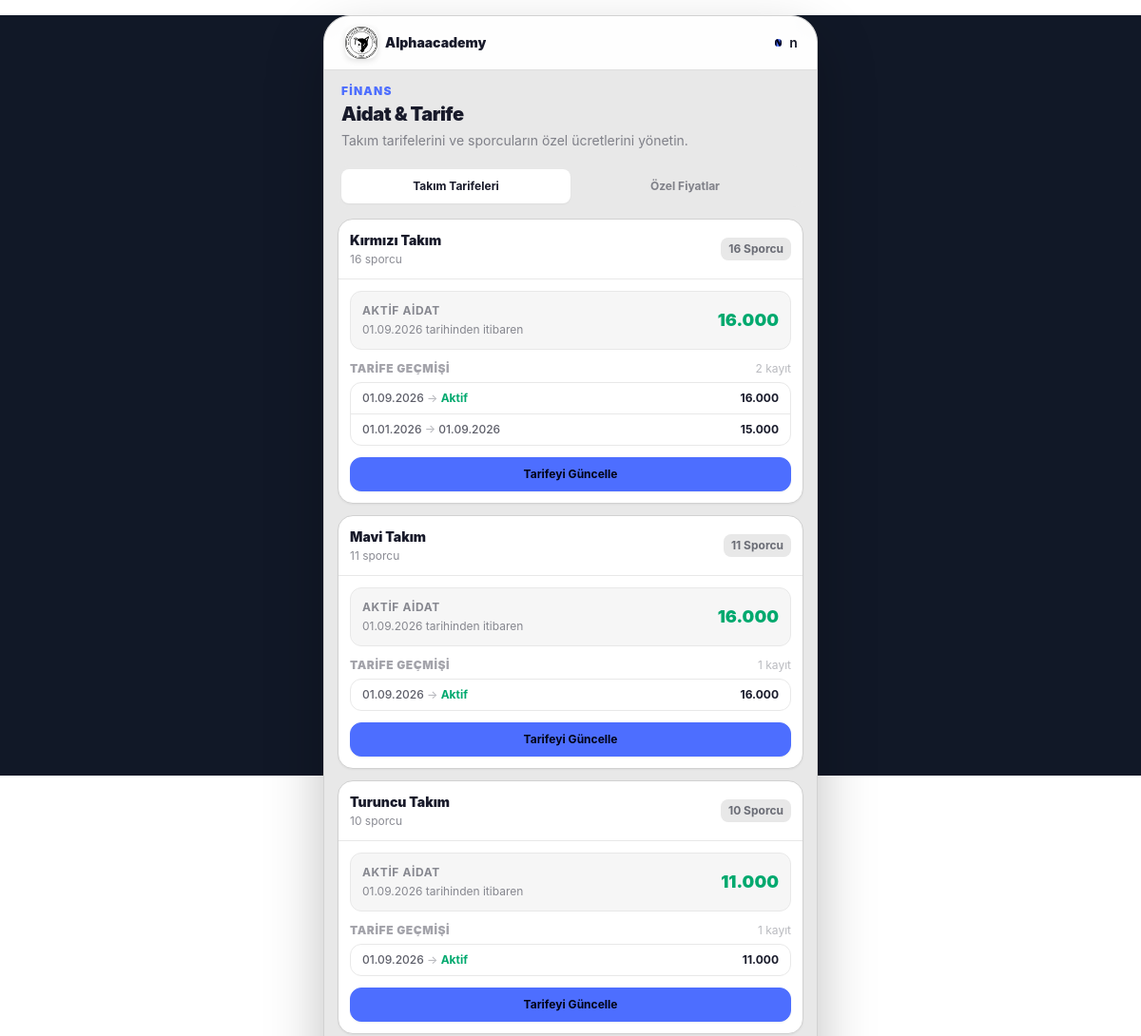
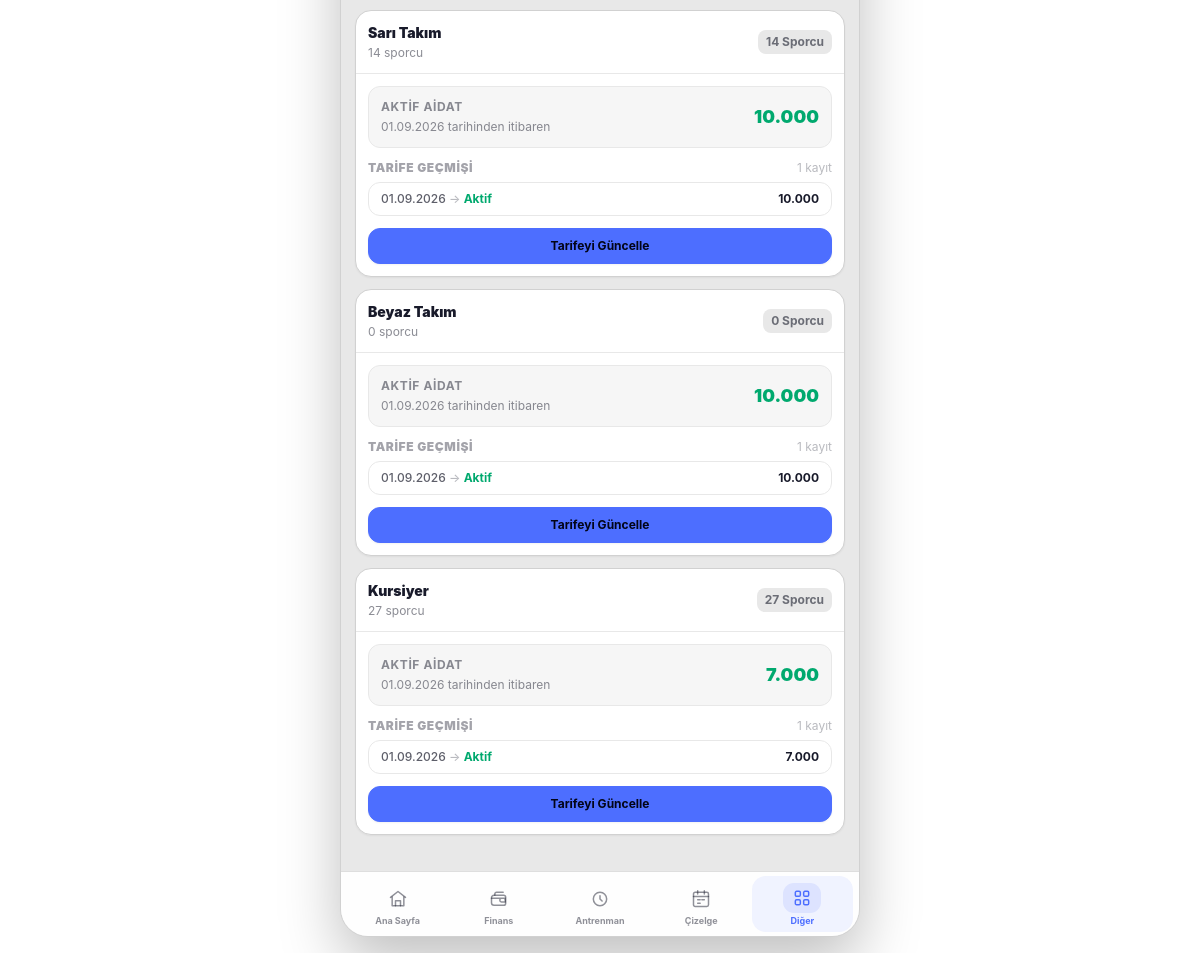
The app's page /finance/fee-management/ (signed in), older data (2 pictures, top to bottom).
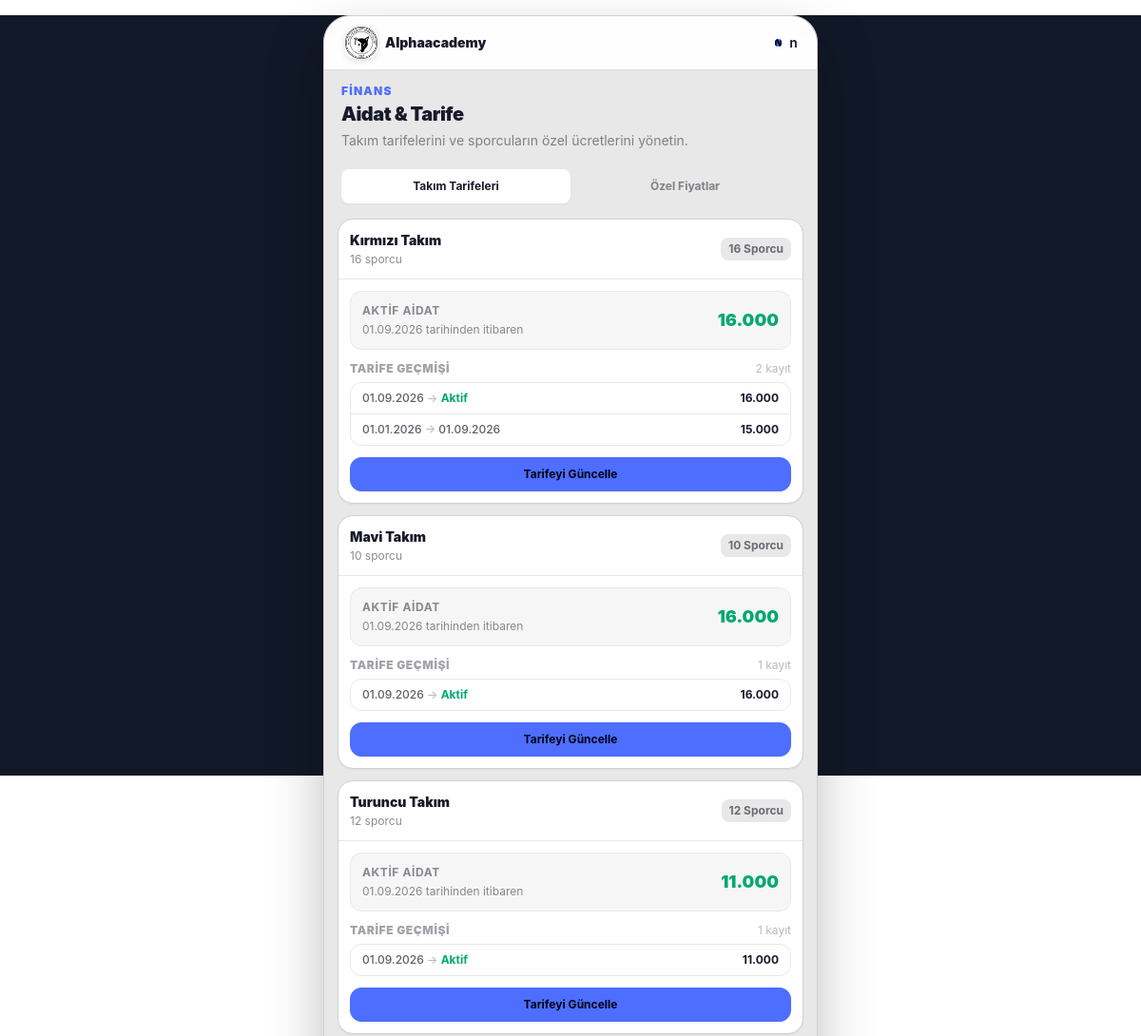
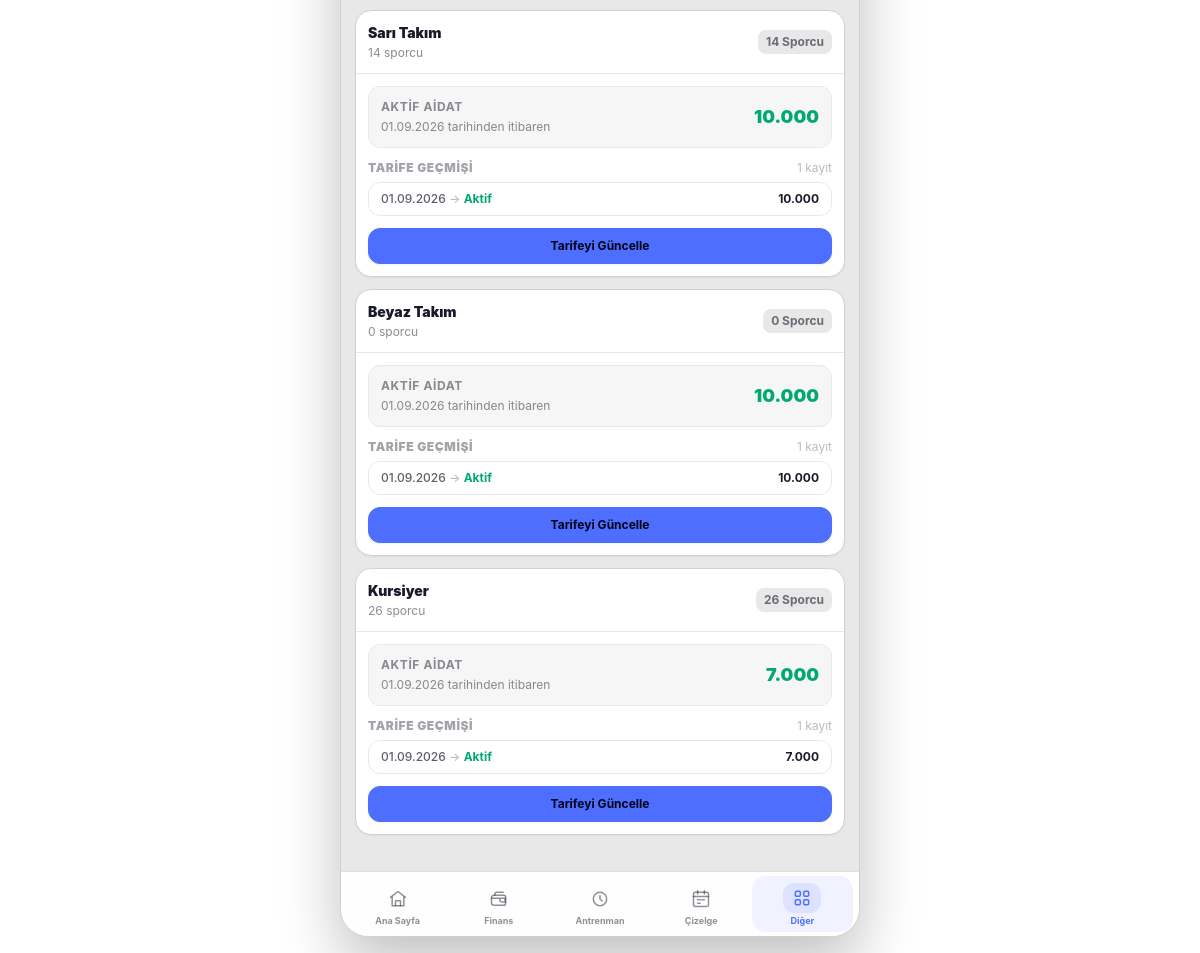
The same page, newer data (2 pictures, top to bottom).
### teams/models.py (models this page shows, shortened)
class Team(models.Model):
    name = models.CharField(max_length=100, verbose_name="Takım / Grup Adı")
    description = models.TextField(blank=True, null=True, verbose_name="Açıklama / Yaş Grubu")
    coaches = models.ManyToManyField(
        settings.AUTH_USER_MODEL,
        blank=True,
        limit_choices_to={'role__in': ['coach', 'club_admin']},
        related_name='assigned_teams',
        verbose_name="Sorumlu Antrenörler"
    )
    is_active = models.BooleanField(default=True, verbose_name="Aktif mi?")
    created_at = models.DateTimeField(auto_now_add=True)
    class Meta:
        verbose_name = "Takım"
        verbose_name_plural = "Takımlar"

### finance/models.py (models this page shows)
class TeamFeeHistory(models.Model):
    team = models.ForeignKey(Team, on_delete=models.CASCADE, related_name='fee_histories')
    monthly_fee = models.IntegerField()
    start_date = models.DateField(help_text="Fiyatın geçerli olmaya başladığı tarih")
    end_date = models.DateField(null=True, blank=True, help_text="Boş ise halen geçerlidir")
    class Meta:
        ordering = ['-start_date']

### finance/views.py (the view)
# urls.py: path('fee-management/', views.fee_management, name='fee-management'),
@login_required
def fee_management(request):
    teams = Team.objects.annotate(athlete_count=Count('athletes')).prefetch_related('fee_histories')
    athletes = Athlete.objects.filter(is_active=True, custom_fee__isnull=False).select_related('team')
    context = {
        'teams': teams,
        'athletes': athletes,
        'today': date.today(),
    }
    return render(request, 'finance/fee_management.html', context)

### athletes/models.py (called while the page is built)
    def get_full_name(self):
        return f"{self.first_name} {self.last_name}"

### users/models.py (called while the page is built)
    @property
    def is_club_admin(self):
        return self.role == self.Role.ADMIN

    @property
    def is_coach(self):
        return self.role == self.Role.COACH

### templates/finance/fee_management.html (shortened to what the changed rows need)
{% extends "base.html" %}
{% block content %}
<div class="w-full space-y-4">
    <header class="px-1">
        <h1 class="mt-0.5 text-xl font-black tracking-tight text-base-content">
            Aidat & Tarife
        </h1>
    </header>
    <div>
        <div
            id="fee-tab-teams"
            class="mt-3 space-y-3">
            {% for team in teams %}
            <section class="overflow-hidden rounded-2xl border border-base-300 bg-base-100 shadow-sm">
                <div class="flex items-center justify-between gap-3 border-b border-base-200 p-3">
                    <div class="min-w-0">
                        <h2 class="truncate text-sm font-black text-base-content">
                            {{ team.name }}
                        </h2>
                        <p class="mt-0.5 text-[10px] text-base-content/50">
                            {{ team.athlete_count }} sporcu
                        </p>
                    </div>
                    <span class="shrink-0 rounded-lg bg-base-200 px-2 py-1 text-[9px] font-bold text-base-content/60">
                        {{ team.athlete_count }} Sporcu
                    </span>
                </div>
                <div class="p-3">
                    {% with team.fee_histories.first as active_fee %}
                    <div class="rounded-xl border border-base-200 bg-base-200/40 p-3">
                        <div class="flex items-center justify-between gap-3">
                            <div class="min-w-0">
                                <p class="text-[9px] font-bold uppercase tracking-wider text-base-content/50">
                                    Aktif Aidat
                                </p>
                                {% if active_fee %}
                                <p class="mt-1 text-[10px] text-base-content/50">
                                    {{ active_fee.start_date|date:"d.m.Y" }} tarihinden itibaren
                                </p>
                                {% else %}
                                <p class="mt-1 text-[10px] text-error/70">
                                    Tarife tanımlanmamış
                                </p>
                                {% endif %}
                            </div>
                            <div class="shrink-0 text-right">
                                {% if active_fee %}
                                    <span class="text-lg font-black text-success">
                                        {{ active_fee.monthly_fee|floatformat:0 }}
                                    </span>
                                {% else %}
                                    <span class="text-xs font-bold text-base-content/40">
                                        Tanımlanmadı
                                    </span>
                                {% endif %}
                            </div>
                        </div>
                    </div>
                    {% endwith %}
                    <div class="mt-3">
                        <div class="mb-1.5 flex items-center justify-between">
                            <p class="text-[9px] font-black uppercase tracking-wider text-base-content/40">
                                Tarife Geçmişi
                            </p>
                            <span class="text-[9px] text-base-content/30">
                                {{ team.fee_histories.all|length }} kayıt
                            </span>
                        </div>
                        <div class="overflow-hidden rounded-xl border border-base-200">
                            {% for history in team.fee_histories.all %}
                            <div class="flex items-center justify-between gap-2 border-b border-base-200 px-3 py-2 last:border-0">
                                <div class="min-w-0">
                                    <p class="text-[10px] font-medium text-base-content/70">
                                        {{ history.start_date|date:"d.m.Y" }}
                                        <span class="text-base-content/30">→</span>
                                        {% if history.end_date %}
                                            {{ history.end_date|date:"d.m.Y" }}
                                        {% else %}
                                            <span class="font-bold text-success">
                                                Aktif
                                            </span>
                                        {% endif %}
                                    </p>
                                </div>
                                <span class="shrink-0 text-[10px] font-bold text-base-content">
                                    {{ history.monthly_fee|floatformat:0 }}
                                </span>
                            </div>
                            {% empty %}
                            <div class="px-3 py-3 text-center">
                                <p class="text-[10px] text-base-content/40">
                                    Geçmiş tarife bulunmuyor.
                                </p>
                            </div>
                            {% endfor %}
                        </div>
                    </div>
                    <button
                        type="button"
                        onclick="document.getElementById('modal-team-{{ team.id }}').showModal()"
                        class="btn btn-primary mt-3 h-9 min-h-0 w-full rounded-xl text-[10px] font-bold">
                        Tarifeyi Güncelle
                    </button>
                </div>
            </section>
            {% endfor %}
        </div>
    </div>
</div>
{% endblock %}

Row changes from the older to the newer data that the page shows:
changed Team "Mavi Takım": athlete_count "11" → "10"
computed for Team "Turuncu Takım": athlete_count "10" → "12"
computed for Team "Kursiyer": athlete_count "27" → "26"
